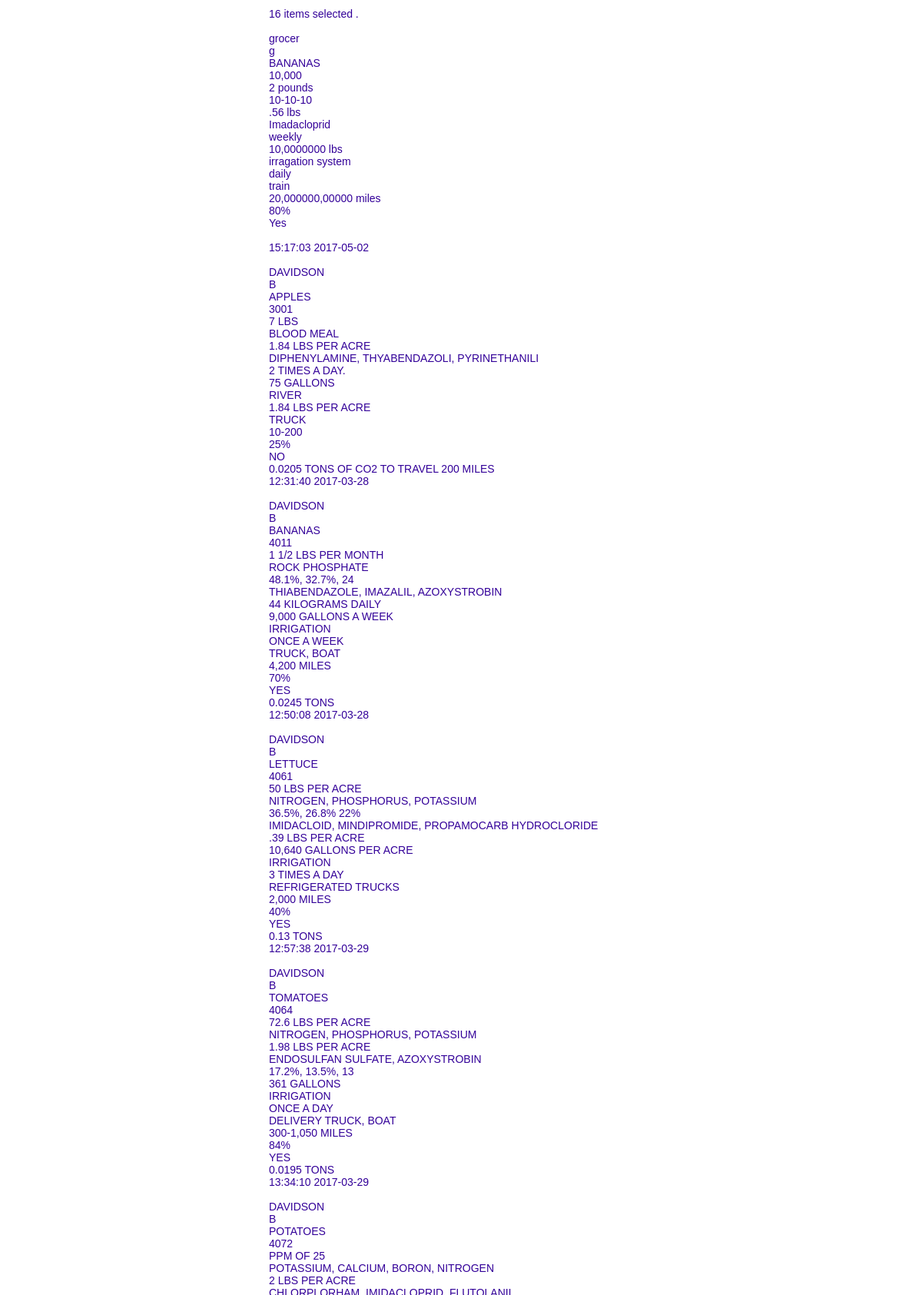
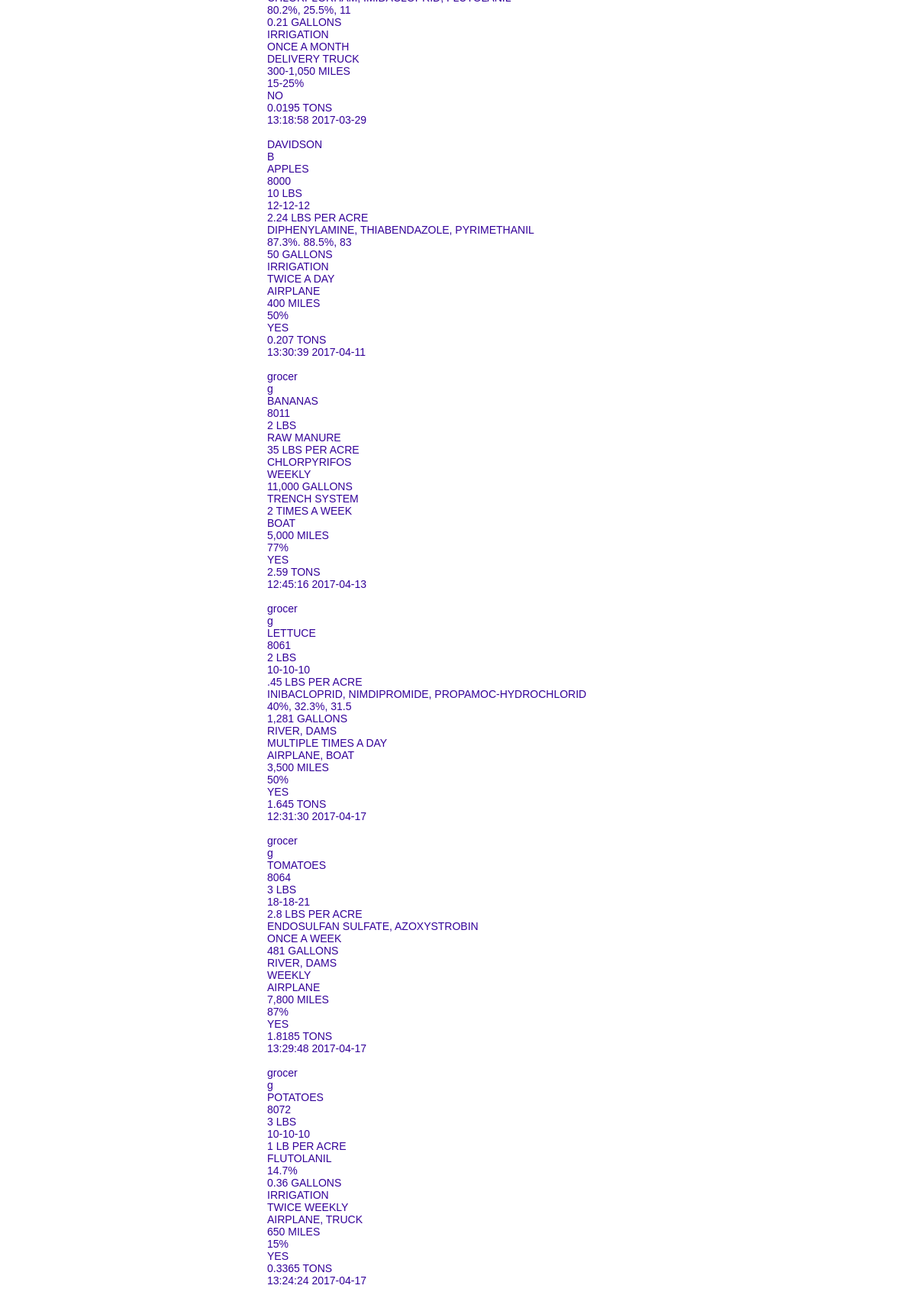
/data/sift/select-food-0.0.3.php (upper part), run on the app's committed database (2 pictures, top to bottom).
### tables this page shows
CREATE TABLE IF NOT EXISTS `fooddata` (
  `last` varchar(64) NOT NULL,
  `first` varchar(1) NOT NULL,
  `food_type` varchar(16) NOT NULL,
  `food_id` varchar(16) NOT NULL,
  `fert_quantity` varchar(64) NOT NULL,
  `fert_type` varchar(64) NOT NULL,
  `pest_quantity` varchar(64) NOT NULL,
  `pest_type` varchar(64) NOT NULL,
  `pest_interval` varchar(64) NOT NULL,
  `water_quantity` varchar(64) NOT NULL,
  `water_type` varchar(64) NOT NULL,
  `water_interval` varchar(64) NOT NULL,
  `delivery_method` varchar(64) NOT NULL,
  `delivery_distance` varchar(64) NOT NULL,
  `delivery_waste` varchar(64) NOT NULL,
  `gmo` varchar(16) NOT NULL,
  `comments` text NOT NULL,
  `date_time` varchar(64) NOT NULL
);

### data/sift/select-food-0.0.3.php (the view, shortened to what this page needs)
<html><head><title> <?php echo "FOOD NAME"; ?></title>
</head>
<body>
<div id = "content">
	<?php
		$host = "localhost";
		$dbuser = "coleman";
		$dbpass = "???????";
		$connection = mysql_connect($host,$dbuser,$dbpass);
		$sql = "select * from food.fooddata";
		$result = mysql_query ($sql, $connection);
		$therows = mysql_num_rows($result);
		echo "$therows items selected .<br><br>";
		while ($row = mysql_fetch_row($result)){
     			for ($i=0; $i<mysql_num_fields($result); $i++){
       			echo "$row[$i]  <br />";
					}
					echo "<br> ";
	 	}
?>
</div>
</body>
</html>

### data/sift/select-food-0.0.3.php (style rules this page uses)
body { margin: 0; padding: 0; background-color: #ffffff; color:#996633; font-family:"Arial","sans-serif";color:#700070;font-size:14px; }
#content { font-family: Arial, Helvetica, sans-serif; font-size: 14px; color: #330099; background-color:white; position:absolute; left:350px; top:10px; }

### data on the page
fooddata: last "grocer", first "g", food_type "BANANAS", food_id "10,000", fert_quantity "2 pounds", fert_type "10-10-10", pest_quantity ".56 lbs", pest_type "Imadacloprid", pest_interval "weekly", water_quantity "10,0000000 lbs", water_type "irragation system", water_interval "daily", delivery_method "train", delivery_distance "20,000000,00000 miles", delivery_waste "80%", gmo "Yes", date_time "15:17:03 2017-05-02"
fooddata: last "DAVIDSON", first "B", food_type "APPLES", food_id "3001", fert_quantity "7 LBS", fert_type "BLOOD MEAL", pest_quantity "1.84 LBS PER ACRE", pest_type "DIPHENYLAMINE, THYABENDAZOLI, PYRINETHANILI", pest_interval "2 TIMES A DAY.", water_quantity "75 GALLONS", water_type "RIVER", water_interval "1.84 LBS PER ACRE", delivery_method "TRUCK", delivery_distance "10-200", delivery_waste "25%", gmo "NO", comments "0.0205 TONS OF CO2 TO TRAVEL 200 MILES", date_time "12:31:40 2017-03-28"
fooddata: last "DAVIDSON", first "B", food_type "BANANAS", food_id "4011", fert_quantity "1 1/2 LBS PER MONTH", fert_type "ROCK PHOSPHATE", pest_quantity "48.1%, 32.7%, 24", pest_type "THIABENDAZOLE, IMAZALIL, AZOXYSTROBIN", pest_interval "44 KILOGRAMS DAILY", water_quantity "9,000 GALLONS A WEEK", water_type "IRRIGATION", water_interval "ONCE A WEEK", delivery_method "TRUCK, BOAT", delivery_distance "4,200 MILES", delivery_waste "70%", gmo "YES", comments "0.0245 TONS", date_time "12:50:08 2017-03-28"
fooddata: last "DAVIDSON", first "B", food_type "LETTUCE", food_id "4061", fert_quantity "50 LBS PER ACRE", fert_type "NITROGEN, PHOSPHORUS, POTASSIUM", pest_quantity "36.5%, 26.8% 22%", pest_type "IMIDACLOID, MINDIPROMIDE, PROPAMOCARB HYDROCLORIDE", pest_interval ".39 LBS PER ACRE", water_quantity "10,640 GALLONS PER ACRE", water_type "IRRIGATION", water_interval "3 TIMES A DAY", delivery_method "REFRIGERATED TRUCKS", delivery_distance "2,000 MILES", delivery_waste "40%", gmo "YES", comments "0.13 TONS", date_time "12:57:38 2017-03-29"
fooddata: last "DAVIDSON", first "B", food_type "TOMATOES", food_id "4064", fert_quantity "72.6 LBS PER ACRE", fert_type "NITROGEN, PHOSPHORUS, POTASSIUM", pest_quantity "1.98 LBS PER ACRE", pest_type "ENDOSULFAN SULFATE, AZOXYSTROBIN", pest_interval "17.2%, 13.5%, 13", water_quantity "361 GALLONS", water_type "IRRIGATION", water_interval "ONCE A DAY", delivery_method "DELIVERY TRUCK, BOAT", delivery_distance "300-1,050 MILES", delivery_waste "84%", gmo "YES", comments "0.0195 TONS", date_time "13:34:10 2017-03-29"
fooddata: last "DAVIDSON", first "B", food_type "POTATOES", food_id "4072", fert_quantity "PPM OF 25", fert_type "POTASSIUM, CALCIUM, BORON, NITROGEN", pest_quantity "2 LBS PER ACRE", pest_type "CHLORPLORHAM, IMIDACLOPRID, FLUTOLANIL", pest_interval "80.2%, 25.5%, 11", water_quantity "0.21 GALLONS", water_type "IRRIGATION", water_interval "ONCE A MONTH", delivery_method "DELIVERY TRUCK", delivery_distance "300-1,050 MILES", delivery_waste "15-25%", gmo "NO", comments "0.0195 TONS", date_time "13:18:58 2017-03-29"
fooddata: last "DAVIDSON", first "B", food_type "APPLES", food_id "8000", fert_quantity "10 LBS", fert_type "12-12-12", pest_quantity "2.24 LBS PER ACRE", pest_type "DIPHENYLAMINE, THIABENDAZOLE, PYRIMETHANIL", pest_interval "87.3%. 88.5%, 83", water_quantity "50 GALLONS", water_type "IRRIGATION", water_interval "TWICE A DAY", delivery_method "AIRPLANE", delivery_distance "400 MILES", delivery_waste "50%", gmo "YES", comments "0.207 TONS", date_time "13:30:39 2017-04-11"
fooddata: last "grocer", first "g", food_type "BANANAS", food_id "8011", fert_quantity "2 LBS", fert_type "RAW MANURE", pest_quantity "35 LBS PER ACRE", pest_type "CHLORPYRIFOS", pest_interval "WEEKLY", water_quantity "11,000 GALLONS", water_type "TRENCH SYSTEM", water_interval "2 TIMES A WEEK", delivery_method "BOAT", delivery_distance "5,000 MILES", delivery_waste "77%", gmo "YES", comments "2.59 TONS", date_time "12:45:16 2017-04-13"
fooddata: last "grocer", first "g", food_type "LETTUCE", food_id "8061", fert_quantity "2 LBS", fert_type "10-10-10", pest_quantity ".45 LBS PER ACRE", pest_type "INIBACLOPRID, NIMDIPROMIDE, PROPAMOC-HYDROCHLORID", pest_interval "40%, 32.3%, 31.5", water_quantity "1,281 GALLONS", water_type "RIVER, DAMS", water_interval "MULTIPLE TIMES A DAY", delivery_method "AIRPLANE, BOAT", delivery_distance "3,500 MILES", delivery_waste "50%", gmo "YES", comments "1.645 TONS", date_time "12:31:30 2017-04-17"
fooddata: last "grocer", first "g", food_type "TOMATOES", food_id "8064", fert_quantity "3 LBS", fert_type "18-18-21", pest_quantity "2.8 LBS PER ACRE", pest_type "ENDOSULFAN SULFATE, AZOXYSTROBIN", pest_interval "ONCE A WEEK", water_quantity "481 GALLONS", water_type "RIVER, DAMS", water_interval "WEEKLY", delivery_method "AIRPLANE", delivery_distance "7,800 MILES", delivery_waste "87%", gmo "YES", comments "1.8185 TONS", date_time "13:29:48 2017-04-17"
fooddata: last "grocer", first "g", food_type "POTATOES", food_id "8072", fert_quantity "3 LBS", fert_type "10-10-10", pest_quantity "1 LB PER ACRE", pest_type "FLUTOLANIL", pest_interval "14.7%", water_quantity "0.36 GALLONS", water_type "IRRIGATION", water_interval "TWICE WEEKLY", delivery_method "AIRPLANE, TRUCK", delivery_distance "650 MILES", delivery_waste "15%", gmo "YES", comments "0.3365 TONS", date_time "13:24:24 2017-04-17"

### other printed values
$therows "16"
